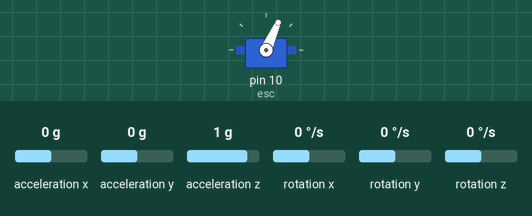
The sketch below on a simulated Arduino Uno, built with avr-gcc and run on an emulated ATmega328P. Parts: servo. Wiring (inferred from the names in the program): MPU-6050 motion sensor at I2C address 0x68. Inputs (shaded band) come from the test bench; at power-on: rotation x 0 °/s, acceleration z 1 g, acceleration x 0 g, acceleration y 0 g, rotation y 0 °/s, rotation z 0 °/s. What the sketch prints to the serial monitor is not drawn.

Above: at 7.2 s.
7.3 s: rotation x set to -192 °/s
At 8.5 s:
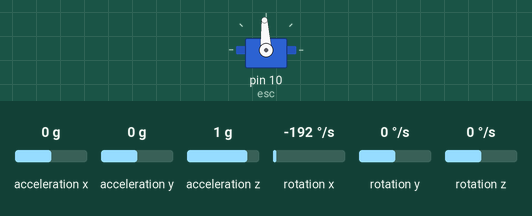
9.4 s: acceleration z set to 0 g
At 10.2 s:
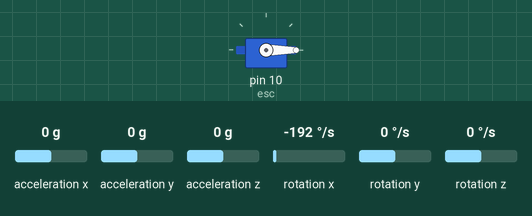
Timing chart, 0 to 12.4 s (numbered marks = the images above; inputs shaded):
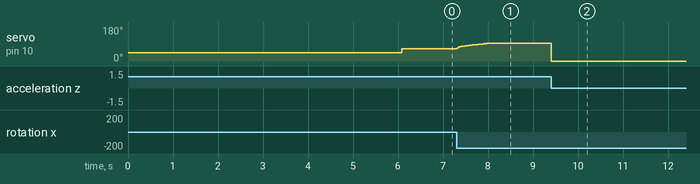

The sketch:

PID.ino
```cpp
#include <Wire.h>
#include <Servo.h>

#define SET_POIN 0.00
#define MIN 1220
#define MAX 1500
#define P 1.4329
#define I 0.000821
#define D 603.98901

//Declaring some global variables
int gyro_x, gyro_y, gyro_z;
long acc_x, acc_y, acc_z, acc_total_vector;
int temperature;
long gyro_x_cal, gyro_y_cal, gyro_z_cal;
long loop_timer;
float angle_pitch, angle_roll;
int angle_pitch_buffer, angle_roll_buffer;
boolean set_gyro_angles;
float angle_roll_acc, angle_pitch_acc;
float angle_pitch_output, angle_roll_output;
unsigned long waktuSekarang,waktuAkhir,waktuSelisih;
float erorAwal, koreksiP, koreksiI,erorAkhir, koreksiD, koreksiTotal,sig1;
Servo esc;

void setup_mpu_6050_registers(){
//Activate the MPU-6050
  Wire.beginTransmission(0x68);
  Wire.write(0x6B);
  Wire.write(0x00);
  Wire.endTransmission();
//Configure the accelerometer (+/-8g)
  Wire.beginTransmission(0x68);
  Wire.write(0x1C);
  Wire.write(0x10);
  Wire.endTransmission();
//Configure the gyro (500dps full scale)
  Wire.beginTransmission(0x68);
  Wire.write(0x1B);
  Wire.write(0x08);
  Wire.endTransmission();
}

void setup(){
  Wire.begin();
  Serial.begin(115200);
  pinMode(9,OUTPUT);
  pinMode (10, OUTPUT);
  esc.attach (9);
  esc.attach(10);
  esc.writeMicroseconds(1000);
  setup_mpu_6050_registers();
//Serial.print("tunggu" );
  for (int cal_int = 0; cal_int < 2000 ; cal_int ++)
  {
//Run this code 2000 times
    if(cal_int % 125 ==0)
    //Serial.print(".");
    read_mpu_6050_data();
    gyro_x_cal += gyro_x;
    gyro_y_cal += gyro_y;
    gyro_z_cal += gyro_z;
    delay(3) ;
  }
  gyro_x_cal /= 2000;
  gyro_y_cal /= 2000;
  gyro_z_cal /= 2000;
  loop_timer = micros();
//delay (50) ;
  esc.writeMicroseconds(2000);
}

void read_mpu_6050_data(){
  Wire.beginTransmission(0x68);
  Wire.write(0x3B);
  Wire.endTransmission();
  Wire.requestFrom(0x68,14);
  while(Wire.available() < 14);
  acc_x = Wire.read()<<8|Wire.read();
  acc_y = Wire.read()<<8|Wire.read();
  acc_z = Wire.read()<<8|Wire.read();
  temperature = Wire.read()<<8|Wire.read();
  gyro_x = Wire.read()<<8|Wire.read();
  gyro_y = Wire.read()<<8|Wire.read();
  gyro_z = Wire.read()<<8|Wire.read();
}
void hitung(){
  read_mpu_6050_data();
  gyro_x -= gyro_x_cal;
  gyro_y -= gyro_y_cal;
  gyro_z -= gyro_z_cal;
//Gyro angle calculations
//0.0000611=1/(250Hz/65.5)
  angle_pitch += gyro_x * 0.0000611;
  angle_roll += gyro_y * 0.0000611;
//0.000001066 = 0.0000611 * (3.142(PI) / 180degr) The Arduino sin fu
  angle_pitch += angle_roll * sin(gyro_z * 0.000001066);
  angle_roll -= angle_pitch * sin(gyro_z * 0.000001066);
//Accelerometer angle calculations
  acc_total_vector = sqrt((acc_x*acc_x)+(acc_y*acc_y)+(acc_z*acc_z));
  angle_pitch_acc = asin((float)acc_y/acc_total_vector)* 57.296;
  angle_roll_acc = asin((float)acc_x/acc_total_vector)* -57.296;
//Place the MPU-6050 spirit level and note the values in the foll
  angle_pitch_acc -= 0.0;
  angle_roll_acc -= 0.0;

  if(set_gyro_angles){
    angle_pitch = angle_pitch * 0.9996 + angle_pitch_acc * 0.0004;
    angle_roll = angle_roll * 0.9996 + angle_roll_acc * 0.0004;
  }
  else{
    angle_pitch = angle_pitch_acc;
    angle_roll = angle_roll_acc;
    set_gyro_angles = true;
  }

  angle_pitch_output = angle_pitch_output * 0.9 + angle_pitch * 0.1;
  angle_roll_output = angle_roll_output * 0.9 + angle_roll * 0.1;
  while(micros() - loop_timer < 4000);
  loop_timer = micros();
}
float hitung_PID(float x)
{
  waktuSekarang = millis();
  waktuSelisih = (waktuSekarang - waktuAkhir);
  erorAwal = SET_POIN - x;
  koreksiP = P*erorAwal;
  koreksiI += (erorAwal-erorAkhir)*waktuSelisih;
  koreksiD = (erorAwal-erorAkhir)/waktuSelisih;

  koreksiTotal = koreksiP + I*koreksiI + D*koreksiD;

  if(koreksiTotal <= -700) {koreksiTotal = -700;}
  if(koreksiTotal >= 700) {koreksiTotal = 700;}
  return koreksiTotal;
}
void loop(){
  hitung();
  Serial.print(angle_roll_output);
  Serial.print("|");
  Serial.println(angle_pitch_output);
  hitung_PID(angle_pitch_output);
  sig1 = MIN + koreksiTotal;
  if(sig1 <= MIN) {sig1 = MIN;}
  if(sig1 >= MAX) {sig1 = MAX;}
  esc.writeMicroseconds(sig1);
  erorAkhir = erorAwal;
  waktuAkhir = waktuSekarang;
}
```

Measured:
- after the input at 9.4 s, servo on pin 10 (esc): 93° → 0° at once
